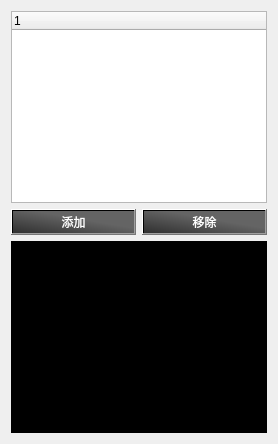
          <widget class="QWidget" name="tab_4">
           <attribute name="title">
            <string>快捷指令</string>
           </attribute>
           <layout class="QVBoxLayout" name="verticalLayout_18">
            <item>
             <layout class="QVBoxLayout" name="verticalLayout_17">
              <item>
               <widget class="QTreeWidget" name="treeWidget_quick_cmd">
                <attribute name="headerDefaultSectionSize">
                 <number>160</number>
                </attribute>
                <attribute name="headerMinimumSectionSize">
                 <number>160</number>
                </attribute>
                <column>
                 <property name="text">
                  <string notr="true">1</string>
                 </property>
                </column>
               </widget>
              </item>
              <item>
               <layout class="QHBoxLayout" name="horizontalLayout_13">
                <item>
                 <widget class="QPushButton" name="quick_cmd_add_btn">
                  <property name="styleSheet">
                   <string notr="true">QPushButton
{
    color:white;
	background-color: qlineargradient(spread:pad, x1:0.0618557, y1:1, x2:0.948454, y2:0.057, stop:0 rgba(50, 50, 50, 255), stop:0.618557 rgba(100, 100, 100, 255));
}
QPushButton:hover
{
    background-color: qlineargradient(spread:pad, x1:0.0618557, y1:1, x2:0.948454, y2:0.057, stop:0 rgba(100, 100, 100, 255), stop:0.618557 rgba(50, 50, 50, 255));
}
QPushButton:pressed
{
    background-color: qlineargradient(spread:pad, x1:0.0618557, y1:1, x2:0.948454, y2:0.057, stop:0 rgba(20, 20, 20, 255), stop:0.618557 rgba(70, 70, 70, 255));
    padding-left:3px;
    padding-top:3px;
}</string>
                  </property>
                  <property name="text">
                   <string>添加</string>
                  </property>
                 </widget>
                </item>
                <item>
                 <widget class="QPushButton" name="quick_cmd_remove_btn">
                  <property name="styleSheet">
                   <string notr="true">QPushButton
{
    color:white;
	background-color: qlineargradient(spread:pad, x1:0.0618557, y1:1, x2:0.948454, y2:0.057, stop:0 rgba(50, 50, 50, 255), stop:0.618557 rgba(100, 100, 100, 255));
}
QPushButton:hover
{
    background-color: qlineargradient(spread:pad, x1:0.0618557, y1:1, x2:0.948454, y2:0.057, stop:0 rgba(100, 100, 100, 255), stop:0.618557 rgba(50, 50, 50, 255));
}
QPushButton:pressed
{
    background-color: qlineargradient(spread:pad, x1:0.0618557, y1:1, x2:0.948454, y2:0.057, stop:0 rgba(20, 20, 20, 255), stop:0.618557 rgba(70, 70, 70, 255));
    padding-left:3px;
    padding-top:3px;
}</string>
                  </property>
                  <property name="text">
                   <string>移除</string>
                  </property>
                 </widget>
                </item>
               </layout>
              </item>
              <item>
               <widget class="QTextEdit" name="cmd_output">
                <property name="maximumSize">
                 <size>
                  <width>16777215</width>
                  <height>200</height>
                 </size>
                </property>
                <property name="styleSheet">
                 <string notr="true">background-color:rgb(0, 0, 0);
color:rgb(238, 238, 236);</string>
                </property>
                <property name="html">
                 <string>&lt;!DOCTYPE HTML PUBLIC &quot;-//W3C//DTD HTML 4.0//EN&quot; &quot;http://www.w3.org/TR/REC-html40/strict.dtd&quot;&gt;
&lt;html&gt;&lt;head&gt;&lt;meta name=&quot;qrichtext&quot; content=&quot;1&quot; /&gt;&lt;style type=&quot;text/css&quot;&gt;
p, li { white-space: pre-wrap; }
&lt;/style&gt;&lt;/head&gt;&lt;body style=&quot; font-family:'Ubuntu'; font-size:11pt; font-weight:400; font-style:normal;&quot;&gt;
&lt;p style=&quot;-qt-paragraph-type:empty; margin-top:0px; margin-bottom:0px; margin-left:0px; margin-right:0px; -qt-block-indent:0; text-indent:0px;&quot;&gt;&lt;br /&gt;&lt;/p&gt;&lt;/body&gt;&lt;/html&gt;</string>
                </property>
               </widget>
              </item>
             </layout>
            </item>
           </layout>
          </widget>
